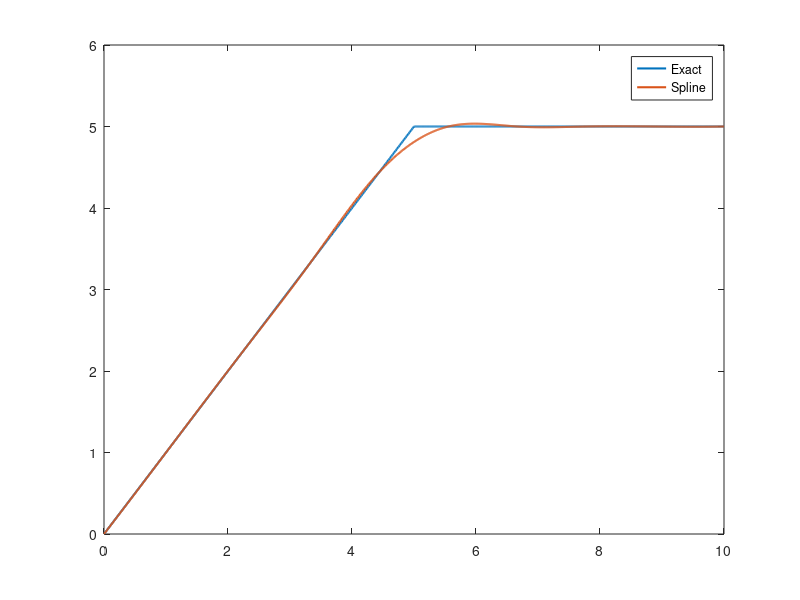

The MATLAB script that drew this image:
%% Construction of Splines

% Function to be splined
% f = @(x)(x.^2);
% f = @(x)(sin(x))
f = @(x)(min(x,5));

x = linspace(0,10,10);
y = f(x);

f_spline = spline(x,y);
x_spline = linspace(0,10,1000);
y_spline = fnval(f_spline,x_spline);

figure;
plot(x_spline,f(x_spline),'Linewidth',1.5)
hold on
plot(x_spline,y_spline,'Linewidth',1.5)
legend('Exact','Spline')
